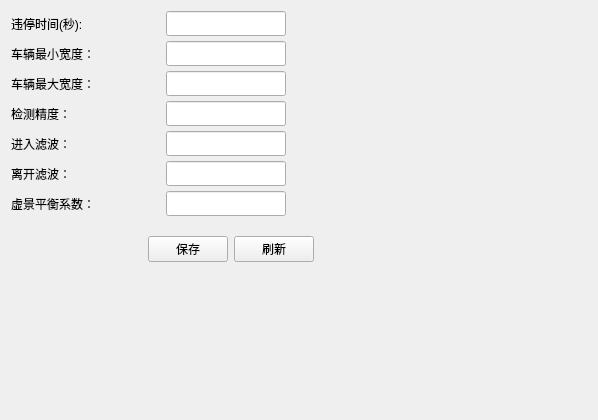
<?xml version="1.0" encoding="UTF-8"?>
<ui version="4.0">
 <class>Scene_IllegalParkComponent</class>
 <widget class="QWidget" name="Scene_IllegalParkComponent">
  <property name="geometry">
   <rect>
    <x>0</x>
    <y>0</y>
    <width>598</width>
    <height>420</height>
   </rect>
  </property>
  <property name="windowTitle">
   <string>Scene_IllegalParkComponent</string>
  </property>
  <layout class="QVBoxLayout" name="verticalLayout">
   <property name="spacing">
    <number>20</number>
   </property>
   <item>
    <layout class="QHBoxLayout" name="horizontalLayout_8">
     <item>
      <layout class="QFormLayout" name="formLayout_2">
       <property name="horizontalSpacing">
        <number>5</number>
       </property>
       <property name="verticalSpacing">
        <number>5</number>
       </property>
       <property name="rightMargin">
        <number>0</number>
       </property>
       <item row="0" column="0">
        <widget class="QLabel" name="label_13">
         <property name="minimumSize">
          <size>
           <width>150</width>
           <height>25</height>
          </size>
         </property>
         <property name="text">
          <string>违停时间(秒):</string>
         </property>
        </widget>
       </item>
       <item row="1" column="0">
        <widget class="QLabel" name="label_14">
         <property name="minimumSize">
          <size>
           <width>0</width>
           <height>25</height>
          </size>
         </property>
         <property name="text">
          <string>车辆最小宽度：</string>
         </property>
        </widget>
       </item>
       <item row="2" column="0">
        <widget class="QLabel" name="label_15">
         <property name="minimumSize">
          <size>
           <width>0</width>
           <height>25</height>
          </size>
         </property>
         <property name="text">
          <string>车辆最大宽度：</string>
         </property>
        </widget>
       </item>
       <item row="3" column="0">
        <widget class="QLabel" name="label_16">
         <property name="minimumSize">
          <size>
           <width>0</width>
           <height>25</height>
          </size>
         </property>
         <property name="text">
          <string>检测精度：</string>
         </property>
        </widget>
       </item>
       <item row="4" column="0">
        <widget class="QLabel" name="label_17">
         <property name="minimumSize">
          <size>
           <width>0</width>
           <height>25</height>
          </size>
         </property>
         <property name="text">
          <string>进入滤波：</string>
         </property>
        </widget>
       </item>
       <item row="5" column="0">
        <widget class="QLabel" name="label_18">
         <property name="minimumSize">
          <size>
           <width>0</width>
           <height>25</height>
          </size>
         </property>
         <property name="text">
          <string>离开滤波：</string>
         </property>
        </widget>
       </item>
       <item row="6" column="0">
        <widget class="QLabel" name="label_19">
         <property name="minimumSize">
          <size>
           <width>0</width>
           <height>25</height>
          </size>
         </property>
         <property name="text">
          <string>虚景平衡系数：</string>
         </property>
        </widget>
       </item>
       <item row="0" column="1">
        <widget class="QLineEdit" name="ledt_illegalTime">
         <property name="minimumSize">
          <size>
           <width>0</width>
           <height>25</height>
          </size>
         </property>
         <property name="maximumSize">
          <size>
           <width>120</width>
           <height>16777215</height>
          </size>
         </property>
        </widget>
       </item>
       <item row="1" column="1">
        <widget class="QLineEdit" name="ledt_carMiniWidth">
         <property name="minimumSize">
          <size>
           <width>0</width>
           <height>25</height>
          </size>
         </property>
         <property name="maximumSize">
          <size>
           <width>120</width>
           <height>16777215</height>
          </size>
         </property>
        </widget>
       </item>
       <item row="2" column="1">
        <widget class="QLineEdit" name="ledt_carMaxWidth">
         <property name="minimumSize">
          <size>
           <width>0</width>
           <height>25</height>
          </size>
         </property>
         <property name="maximumSize">
          <size>
           <width>120</width>
           <height>16777215</height>
          </size>
         </property>
        </widget>
       </item>
       <item row="3" column="1">
        <widget class="QLineEdit" name="ledt_Accuracy">
         <property name="minimumSize">
          <size>
           <width>0</width>
           <height>25</height>
          </size>
         </property>
         <property name="maximumSize">
          <size>
           <width>120</width>
           <height>16777215</height>
          </size>
         </property>
        </widget>
       </item>
       <item row="4" column="1">
        <widget class="QLineEdit" name="ledt_enterFilter">
         <property name="minimumSize">
          <size>
           <width>0</width>
           <height>25</height>
          </size>
         </property>
         <property name="maximumSize">
          <size>
           <width>120</width>
           <height>16777215</height>
          </size>
         </property>
        </widget>
       </item>
       <item row="5" column="1">
        <widget class="QLineEdit" name="ledt_outFilter">
         <property name="minimumSize">
          <size>
           <width>0</width>
           <height>25</height>
          </size>
         </property>
         <property name="maximumSize">
          <size>
           <width>120</width>
           <height>16777215</height>
          </size>
         </property>
        </widget>
       </item>
       <item row="6" column="1">
        <widget class="QLineEdit" name="ledt_factor">
         <property name="minimumSize">
          <size>
           <width>0</width>
           <height>25</height>
          </size>
         </property>
         <property name="maximumSize">
          <size>
           <width>120</width>
           <height>16777215</height>
          </size>
         </property>
        </widget>
       </item>
      </layout>
     </item>
     <item>
      <spacer name="horizontalSpacer_11">
       <property name="orientation">
        <enum>Qt::Horizontal</enum>
       </property>
       <property name="sizeHint" stdset="0">
        <size>
         <width>40</width>
         <height>20</height>
        </size>
       </property>
      </spacer>
     </item>
    </layout>
   </item>
   <item>
    <layout class="QHBoxLayout" name="horizontalLayout_5">
     <item>
      <spacer name="horizontalSpacer_6">
       <property name="orientation">
        <enum>Qt::Horizontal</enum>
       </property>
       <property name="sizeHint" stdset="0">
        <size>
         <width>40</width>
         <height>20</height>
        </size>
       </property>
      </spacer>
     </item>
     <item>
      <widget class="QPushButton" name="illegal_btnsave">
       <property name="text">
        <string>保存</string>
       </property>
      </widget>
     </item>
     <item>
      <widget class="QPushButton" name="illegal_btnfresh">
       <property name="text">
        <string>刷新</string>
       </property>
      </widget>
     </item>
     <item>
      <spacer name="horizontalSpacer_7">
       <property name="orientation">
        <enum>Qt::Horizontal</enum>
       </property>
       <property name="sizeHint" stdset="0">
        <size>
         <width>40</width>
         <height>20</height>
        </size>
       </property>
      </spacer>
     </item>
     <item>
      <spacer name="horizontalSpacer_5">
       <property name="orientation">
        <enum>Qt::Horizontal</enum>
       </property>
       <property name="sizeHint" stdset="0">
        <size>
         <width>40</width>
         <height>20</height>
        </size>
       </property>
      </spacer>
     </item>
    </layout>
   </item>
   <item>
    <spacer name="verticalSpacer">
     <property name="orientation">
      <enum>Qt::Vertical</enum>
     </property>
     <property name="sizeHint" stdset="0">
      <size>
       <width>20</width>
       <height>125</height>
      </size>
     </property>
    </spacer>
   </item>
  </layout>
 </widget>
 <layoutdefault spacing="6" margin="11"/>
 <resources/>
 <connections/>
</ui>
